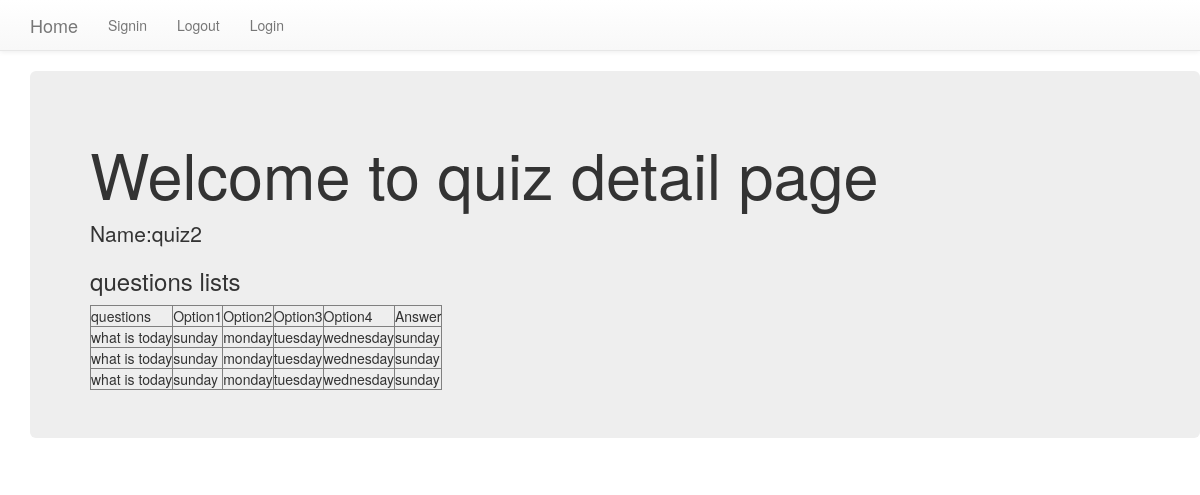
Page /quizList/5 (signed in) on the committed database.
### quiz/models.py (models this page shows, shortened)
class quizz(models.Model):
    name=models.CharField(max_length=20)

class quizzQuestion(models.Model):
    quiz=models.ForeignKey(quizz,related_name="questions",on_delete=models.CASCADE)
    question=models.CharField(max_length=300,blank=False)
    option1=models.CharField(max_length=30,blank=False)
    option2=models.CharField(max_length=30,blank=False)
    option3=models.CharField(max_length=30,blank=False)
    option4=models.CharField(max_length=30,blank=False)
    ans=models.CharField(max_length=300,blank=False)

### quiz/views.py (the view)
# urls.py: url(r'^quizList/(?P<pk>[-\w]+)',views.QuizDetailView.as_view(),name="Detail"),
class QuizDetailView(DetailView):
    context_object_name="quiz"
    model=quizz
    template_name="quizz_detail.html"

### quiz/templates/quizz_detail.html
{% extends 'base.html' %}
{% block body_block %}
<div class="container jumbotron">
    <h1>Welcome to quiz detail page </h1>
    {% if quiz %}
    <p>Name:{{quiz.name}}</p>
    <h3>questions lists</h3>
    <table border=1>
        <tr>
            <td>questions</td>
            <td>Option1</td>
            <td>Option2</td>
            <td>Option3</td>
            <td>Option4</td>
            <td>Answer</td>
        </tr>
    {% for q in quiz.questions.all %}
     <tr>
         <td>{{q.question}}</td>
         <td> {{q.option1}} </td>
         <td> {{q.option2}} </td>
         <td> {{q.option3}} </td>
         <td> {{q.option4}} </td>
         <td>{{q.ans}}</td>
     </tr>
    {% endfor %}
    {% else %}
    <h1>This quizz is empty</h1>
</table>
    {% endif %}
</div>
{% endblock %}

### rows in the picture
quizz: name "quiz2"
quizzQuestion: question "what is today", option1 "sunday", option2 "monday", option3 "tuesday", option4 "wednesday", ans "sunday"
quizzQuestion: question "what is today", option1 "sunday", option2 "monday", option3 "tuesday", option4 "wednesday", ans "sunday"
quizzQuestion: question "what is today", option1 "sunday", option2 "monday", option3 "tuesday", option4 "wednesday", ans "sunday"
